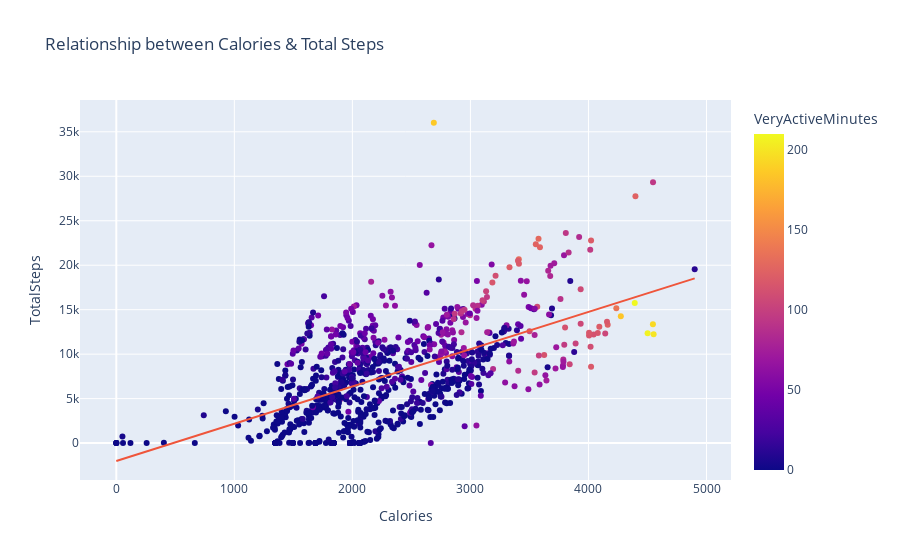

The code cell stored with this chart in its notebook:
### Markdown cell above
Let’s Analyze the Smartwatch Data

The dataset has a “Calories” column; it contains the data about the number of calories burned in a day. Let’s have a look at the relationship between calories burned and the total steps walked in a day:

### Code cell
figure = px.scatter(data_frame = data, x="Calories",
                    y="TotalSteps", color="VeryActiveMinutes", 
                    trendline="ols", 
                    title="Relationship between Calories & Total Steps")
figure.show()

### Figure 1 — Plotly figure (JSON) as saved in the notebook; plotly's stock layout.template omitted (floating-point values rounded to 4 significant figures; data arrays with more than 128 entries replaced by an {"elided": "..."} marker saying what was removed)
{"data": [{"hovertemplate": "Calories=%{x}<br>TotalSteps=%{y}<br>VeryActiveMinutes=%{marker.color}<extra></extra>", "legendgroup": "", "marker": {"color": {"elided": "940 int values"}, "coloraxis": "coloraxis", "symbol": "circle"}, "mode": "markers", "name": "", "orientation": "v", "showlegend": false, "type": "scatter", "x": {"elided": "940 int values"}, "xaxis": "x", "y": {"elided": "940 int values"}, "yaxis": "y"}, {"hovertemplate": "<b>OLS trendline</b><br>TotalSteps = 4.19039 * Calories + -2015.1<br>R<sup>2</sup>=0.349953<br><br>Calories=%{x}<br>TotalSteps=%{y} <b>(trend)</b><extra></extra>", "legendgroup": "", "marker": {"symbol": "circle"}, "mode": "lines", "name": "", "showlegend": false, "type": "scatter", "x": {"elided": "940 int values"}, "xaxis": "x", "y": {"elided": "940 float values"}, "yaxis": "y"}], "layout": {"coloraxis": {"colorbar": {"title": {"text": "VeryActiveMinutes"}}, "colorscale": [[0, "#0d0887"], [0.1111, "#46039f"], [0.2222, "#7201a8"], [0.3333, "#9c179e"], [0.4444, "#bd3786"], [0.5556, "#d8576b"], [0.6667, "#ed7953"], [0.7778, "#fb9f3a"], [0.8889, "#fdca26"], [1, "#f0f921"]]}, "legend": {"tracegroupgap": 0}, "title": {"text": "Relationship between Calories & Total Steps"}, "xaxis": {"anchor": "y", "domain": [0, 1], "title": {"text": "Calories"}}, "yaxis": {"anchor": "x", "domain": [0, 1], "title": {"text": "TotalSteps"}}}}
